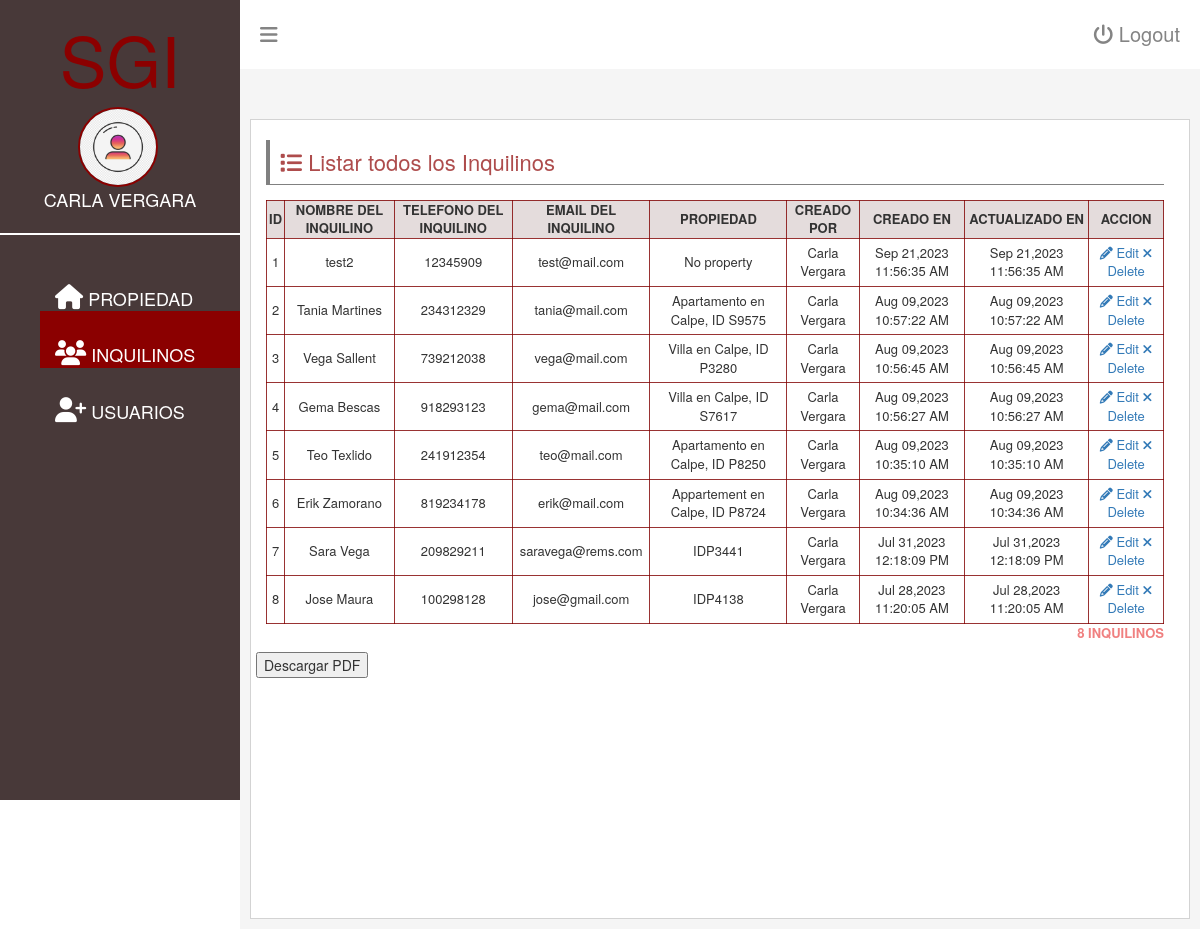
The page /tenant-view.php (signed in) on the database its author committed.
### tables this page shows
CREATE TABLE `tenants` (
  `id` int(11) NOT NULL,
  `tenant_name` varchar(200) NOT NULL,
  `tenant_phone` varchar(200) NOT NULL,
  `tenant_email` varchar(200) NOT NULL,
  `created_by` int(11) NOT NULL,
  `created_at` datetime NOT NULL,
  `updated_at` datetime NOT NULL
);

CREATE TABLE `users` (
  `id` int(11) NOT NULL,
  `first_name` varchar(50) NOT NULL,
  `last_name` varchar(50) NOT NULL,
  `password` varchar(300) NOT NULL,
  `email` varchar(50) NOT NULL,
  `created_at` datetime NOT NULL,
  `updated_at` datetime NOT NULL
);

### database/show.php (called while the page is built)
<?php
include("connection.php");
$table_name = $show_table;
$stmt = $conn->prepare("SELECT * FROM $table_name ORDER BY created_at DESC");
$stmt->execute();
$stmt->setFetchMode(PDO::FETCH_ASSOC);
return $stmt->fetchAll();

### tenant-view.php (the view, shortened to what this page needs)
<?php
    $show_table="tenants";
    $tenants = include("database/show.php");
?>
<!DOCTYPE html>
<html>
<head>
    <?php include("partials/app-header-scripts.php") ?>
</head>
<body>
    <div id="dashboardMainContainer">
        <?php include("partials/app-sidebar.php") ?>
        <div class="dashboard_content_container" id="dashboard_content_container">
            <?php include("partials/app-topnav.php") ?>
            <div class="dashboard_content">
            <div class="dashboard_content_main">
                    <div class="row">
                        <div class="column column-12" id="content">
                            <h1 class="section_header"><i class="fa fa-list"></i> Listar todos los Inquilinos</h1>
                            <div class="section_content">
                                <div class="users">
                                    <table>
                                        <thead>
                                            <tr>
                                                <th>Id</th>
                                                <th>Nombre del inquilino</th>
                                                <th>Telefono del inquilino</th>
                                                <th>Email del inquilino</th>
                                                <th>Propiedad</th>
                                                <th>Creado Por</th>
                                                <th>Creado En</th>
                                                <th>Actualizado En</th>
                                                <th>Accion</th>
                                            </tr>
                                        </thead>
                                        <tbody>
                                            <?php foreach($tenants as $index => $tenant){ ?>
                                                <tr>
                                                    <td><?= $index+1 ?></td>
                                                    <td><?= $tenant["tenant_name"] ?></td>
                                                    <td><?= $tenant["tenant_phone"] ?></td>
                                                    <td><?= $tenant["tenant_email"] ?></td>
                                                    <td>
                                                        <?php
                                                            $property_list = "No property";
                                                            $tid = $tenant["id"];
                                                            $stmt = $conn->prepare("SELECT property_name FROM properties, propertytenants WHERE propertytenants.tenant=$tid AND propertytenants.property = properties.id");
                                                            $stmt->execute();
                                                            $row = $stmt->fetchAll(PDO::FETCH_ASSOC);
                                                            if($row) {
                                                                $property_arr = array_column($row, "property_name");
                                                                $property_list = "<li>" . implode("</li><li>", $property_arr);
                                                            }
                                                            echo $property_list;
                                                        ?>
                                                    </td>
                                                    <td>
                                                        <?php
                                                            $uid = $tenant["created_by"];
                                                            $stmt = $conn->prepare("SELECT * FROM users WHERE id=$uid");
                                                            $stmt->execute();
                                                            $row = $stmt->fetch(PDO::FETCH_ASSOC);
                                                            $created_by_name = $row["first_name"]." ".$row["last_name"];
                                                            echo $created_by_name;
                                                        ?>
                                                    </td>
                                                    <td><?= date("M d,Y h:i:s A", strtotime($tenant["created_at"])) ?></td>
                                                    <td><?= date("M d,Y h:i:s A", strtotime($tenant["updated_at"])) ?></td>
                                                    <td>
                                                        <a href="" class="updateTenant" data-tid="<?= $tenant['id'] ?>"> <i class="fa fa-pencil"></i> Edit</a>
                                                        <a href="" class="deleteTenant" data-name="<?= $tenant['tenant_name'] ?>" data-tid="<?= $tenant['id'] ?>"><i class="fa fa-remove"></i> Delete</a>
                                                    </td>
                                                </tr>
                                            <?php } ?>
                                        </tbody>
                                    </table>
                                    <p class="userCount"><?= count($tenants) ?> inquilinos </p>
                                </div>
                            </div>
                        </div>
                        <button id="download-pdf">Descargar PDF</button>
                    </div>
                </div>
            </div>
        </div>
    </div>
<?php
    include("partials/app-scripts.php");
    $show_table = "properties";
    $properties = include("database/show.php");
?>
</body>
</html>

### css/login.css (style rules this page uses)
body { font-family: Arial, Helvetica, sans-serif; }
li { list-style-type: none !important; }
#dashboardMainContainer { display: flex; flex-direction: row; }
.dashboard_content_container { width:80%; background: whitesmoke; }
.dashboard_content { padding: 50px 10px 10px 10px; }
.dashboard_content_main { background: #fff; min-height: 800px; height: 100%; padding-left: 20px; border: 1px solid lightgray; }
.row { display: flex; flex-direction: row; flex-wrap: wrap; width: 100%; }
.column { width: 100%; padding: 0px 10px; }
h1.section_header { font-size: 22px; color:rgb(139, 0, 0, 0.7); border-bottom: 1px solid gray; padding-bottom: 10px; padding: 10px; border-left: 4px solid gray; margin-bottom: 15px; }
table, th, td { border: 1px solid rgb(128, 0, 0, 0.8); border-collapse:collapse; }
table { width: 100%; }
table th { font-size: 13px; text-transform: uppercase; text-align: center; background: rgb(202, 185, 185, 0.5); }
table td { font-size: 13px; text-align: center; padding: 5px; }
p.userCount { text-align: right; font-size: 13px; font-weight: bold; text-transform: uppercase; color: lightcoral; }

### rows shown on the page
tenants: tenant_name "test2", tenant_phone "12345909", tenant_email "test@mail.com", property_list "No property", created_by.last_name "Carla Vergara", created_at "Sep 21,2023 11:56:35 AM", updated_at "Sep 21,2023 11:56:35 AM"
tenants: tenant_name "Tania Martines", tenant_phone "234312329", tenant_email "tania@mail.com", property_arr "Apartamento en Calpe, ID S9575", created_by.last_name "Carla Vergara", created_at "Aug 09,2023 10:57:22 AM", updated_at "Aug 09,2023 10:57:22 AM"
tenants: tenant_name "Vega Sallent", tenant_phone "739212038", tenant_email "vega@mail.com", property_arr "Villa en Calpe, ID P3280", created_by.last_name "Carla Vergara", created_at "Aug 09,2023 10:56:45 AM", updated_at "Aug 09,2023 10:56:45 AM"
tenants: tenant_name "Gema Bescas", tenant_phone "918293123", tenant_email "gema@mail.com", property_arr "Villa en Calpe, ID S7617", created_by.last_name "Carla Vergara", created_at "Aug 09,2023 10:56:27 AM", updated_at "Aug 09,2023 10:56:27 AM"
tenants: tenant_name "Teo Texlido", tenant_phone "241912354", tenant_email "teo@mail.com", property_arr "Apartamento en Calpe, ID P8250", created_by.last_name "Carla Vergara", created_at "Aug 09,2023 10:35:10 AM", updated_at "Aug 09,2023 10:35:10 AM"
tenants: tenant_name "Erik Zamorano", tenant_phone "819234178", tenant_email "erik@mail.com", property_arr "Appartement en Calpe, ID P8724", created_by.last_name "Carla Vergara", created_at "Aug 09,2023 10:34:36 AM", updated_at "Aug 09,2023 10:34:36 AM"
tenants: tenant_name "Sara Vega", tenant_phone "209829211", tenant_email "saravega@rems.com", property_arr "IDP3441", created_by.last_name "Carla Vergara", created_at "Jul 31,2023 12:18:09 PM", updated_at "Jul 31,2023 12:18:09 PM"
tenants: tenant_name "Jose Maura", tenant_phone "100298128", tenant_email "jose@gmail.com", property_arr "IDP4138", created_by.last_name "Carla Vergara", created_at "Jul 28,2023 11:20:05 AM", updated_at "Jul 28,2023 11:20:05 AM"

### other values the page prints
$user["first_name"] "CARLA"
$user["last_name"] "VERGARA"
count($tenants) "8"
